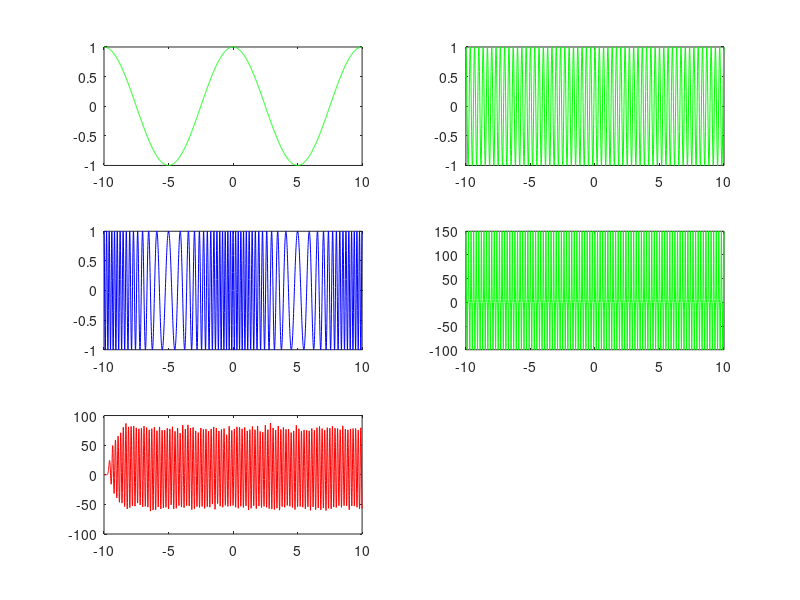

The MATLAB script that drew this image: (Note: this script raises an error after producing the figure.)
% Amplitude modulation and demodulation --------------------------------------

clc;
close all;

t=-10:0.01:10;

fm=.1;
fc=5;

ym=cos(2*pi*fm*t);
yc=cos(2*pi*fc*t);
y=ym.*yc;

subplot(3,2,1)
plot(t,ym,'r')

subplot(3,2,2)
plot(t,yc,'r')

subplot(3,2,3)
plot(t,y,'b')

%Receiver side
v=yc.*y;
subplot(3,2,4)
plot(t,v,'g')

%filter
n=20;
wn=0.1;
[B,A] = butter(n,wn,'low');  % total values of A and B will be n=20

%filter output yy
yy = filter(B,A,v);
subplot(3,2,5)
plot(t,yy,'r')

% AMplitude modulation with career ------------------------------------ *****************************
clc;
close all;

t=-10:0.01:10;

fm=input('Fm : ');  % value=.1
fc=input('fc : ');  % value=3

Am=input('Am : ');
Ac=input('Ac : ');

ym=Am.*cos(2*pi*fm*t);
yc=Ac.*cos(2*pi*fc*t);
y=(1+ym).*yc;

subplot(3,2,1)
plot(t,ym,'r')

subplot(3,2,2)
plot(t,yc,'r')

subplot(3,2,3)
plot(t,y,'b')

%Receiver side
v=yc.*y;
subplot(3,2,4)
plot(t,v,'g')

%filter
n=20;
wn=0.1;
[B,A] = butter(n,wn,'low');  % total values of A and B will be n=20

%filter output yy
yy = filter(B,A,v);
subplot(3,2,5)
plot(t,yy,'r')

% Frequency modulation--------------------------------------------------------------------

clc;
close all;

t=-10:0.01:10;

beta = 20;


fm=0.1;
fc=3;
Am=1;
Ac=1;

%modulate freq
Fm=Ac.*cos(2*pi*fc*t + beta.*sin(2*pi*fm*t));

ym=Am.*cos(2*pi*fm*t);
yc=Ac.*cos(2*pi*fc*t);


subplot(3,2,1)
plot(t,ym,'g')

subplot(3,2,2)
plot(t,yc,'g')

subplot(3,2,3);
plot(t,Fm,'b')

y = ym.*yc;
%demodulation
sampeling_freq = 100;   % time interval
x = demod(Fm,fc,sampeling_freq,'fm'); 
subplot(3,2,4);
plot(t,x);


